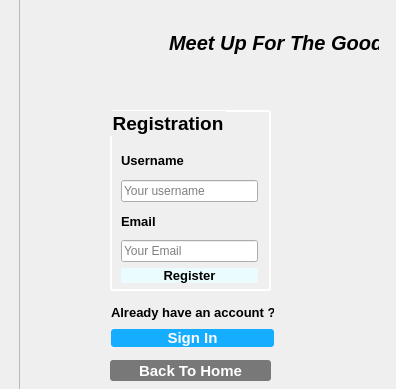
<?xml version="1.0" encoding="UTF-8"?>
<ui version="4.0">
 <class>MainWindow</class>
 <widget class="QMainWindow" name="MainWindow">
  <property name="geometry">
   <rect>
    <x>0</x>
    <y>0</y>
    <width>396</width>
    <height>389</height>
   </rect>
  </property>
  <property name="windowTitle">
   <string>Login Page</string>
  </property>
  <property name="windowIcon">
   <iconset resource="src.qrc">
    <normaloff>:/image/images/logo.png</normaloff>:/image/images/logo.png</iconset>
  </property>
  <property name="styleSheet">
   <string notr="true">
#centralwidget {
border-image: url(:/image/images/bg.jpg);

}</string>
  </property>
  <widget class="QWidget" name="centralwidget">
   <widget class="QWidget" name="widget_1" native="true">
    <property name="geometry">
     <rect>
      <x>160</x>
      <y>20</y>
      <width>228</width>
      <height>45</height>
     </rect>
    </property>
    <widget class="QLabel" name="header">
     <property name="geometry">
      <rect>
       <x>9</x>
       <y>9</y>
       <width>210</width>
       <height>27</height>
      </rect>
     </property>
     <property name="font">
      <font>
       <pointsize>15</pointsize>
       <italic>true</italic>
       <bold>true</bold>
      </font>
     </property>
     <property name="text">
      <string>Meet Up For The Good</string>
     </property>
    </widget>
   </widget>
   <widget class="QWidget" name="topPanel" native="true">
    <property name="geometry">
     <rect>
      <x>20</x>
      <y>0</y>
      <width>131</width>
      <height>80</height>
     </rect>
    </property>
    <property name="styleSheet">
     <string notr="true">#topPanel
{
border-image: url(:/image/images/logo.png);
}</string>
    </property>
   </widget>
   <widget class="QFrame" name="frame">
    <property name="geometry">
     <rect>
      <x>-1</x>
      <y>-1</y>
      <width>21</width>
      <height>391</height>
     </rect>
    </property>
    <property name="styleSheet">
     <string notr="true">#frame
{
border-image: url(:/images/jpg.jfif);
}</string>
    </property>
    <property name="frameShape">
     <enum>QFrame::StyledPanel</enum>
    </property>
    <property name="frameShadow">
     <enum>QFrame::Raised</enum>
    </property>
   </widget>
   <widget class="QGroupBox" name="registrationbox">
    <property name="geometry">
     <rect>
      <x>110</x>
      <y>110</y>
      <width>161</width>
      <height>181</height>
     </rect>
    </property>
    <property name="font">
     <font>
      <pointsize>14</pointsize>
      <bold>true</bold>
     </font>
    </property>
    <property name="styleSheet">
     <string notr="true">#registrationbox
{
border: 1.5px solid white;
border-radius: 3px;

}</string>
    </property>
    <property name="title">
     <string>Registration</string>
    </property>
    <widget class="QWidget" name="layoutWidget">
     <property name="geometry">
      <rect>
       <x>11</x>
       <y>37</y>
       <width>137</width>
       <height>136</height>
      </rect>
     </property>
     <layout class="QVBoxLayout" name="verticalLayout_5">
      <item>
       <layout class="QVBoxLayout" name="verticalLayout">
        <item>
         <widget class="QLabel" name="label_2">
          <property name="font">
           <font>
            <pointsize>10</pointsize>
            <bold>true</bold>
           </font>
          </property>
          <property name="text">
           <string>Username</string>
          </property>
         </widget>
        </item>
        <item>
         <widget class="QLineEdit" name="username">
          <property name="placeholderText">
           <string>Your username</string>
          </property>
         </widget>
        </item>
       </layout>
      </item>
      <item>
       <layout class="QVBoxLayout" name="verticalLayout_2">
        <item>
         <widget class="QLabel" name="label_4">
          <property name="font">
           <font>
            <pointsize>10</pointsize>
            <bold>true</bold>
           </font>
          </property>
          <property name="text">
           <string>Email</string>
          </property>
         </widget>
        </item>
        <item>
         <widget class="QLineEdit" name="email">
          <property name="placeholderText">
           <string>Your Email</string>
          </property>
         </widget>
        </item>
       </layout>
      </item>
      <item>
       <widget class="QPushButton" name="register_btn">
        <property name="font">
         <font>
          <pointsize>10</pointsize>
          <bold>true</bold>
         </font>
        </property>
        <property name="styleSheet">
         <string notr="true">#register_btn
{
border-radius: 2px;
background: rgb(235, 252, 255);
}
#register_btn:hover
{
background:rgb(233, 236, 255);
}</string>
        </property>
        <property name="text">
         <string>Register</string>
        </property>
       </widget>
      </item>
     </layout>
    </widget>
   </widget>
   <widget class="QWidget" name="layoutWidget">
    <property name="geometry">
     <rect>
      <x>111</x>
      <y>301</y>
      <width>163</width>
      <height>46</height>
     </rect>
    </property>
    <layout class="QVBoxLayout" name="verticalLayout_6">
     <item>
      <widget class="QLabel" name="label">
       <property name="font">
        <font>
         <pointsize>10</pointsize>
         <bold>true</bold>
        </font>
       </property>
       <property name="text">
        <string>Already have an account ?</string>
       </property>
      </widget>
     </item>
     <item>
      <widget class="QPushButton" name="signin">
       <property name="font">
        <font>
         <pointsize>11</pointsize>
         <bold>true</bold>
        </font>
       </property>
       <property name="styleSheet">
        <string notr="true">#signin
{
border:  solid white;
border-width: 0px;
border-radius: 3px;
background: rgb(20, 173, 255);
color: white
}
#signin:hover
{

background: rgb(33, 151, 255)

}</string>
       </property>
       <property name="text">
        <string>Sign In</string>
       </property>
      </widget>
     </item>
    </layout>
   </widget>
   <widget class="QPushButton" name="signin_2">
    <property name="geometry">
     <rect>
      <x>110</x>
      <y>360</y>
      <width>161</width>
      <height>21</height>
     </rect>
    </property>
    <property name="font">
     <font>
      <pointsize>11</pointsize>
      <bold>true</bold>
     </font>
    </property>
    <property name="styleSheet">
     <string notr="true">#signin_2
{
border:  solid white;
border-width: 0px;
border-radius: 3px;
background: rgb(120,120, 120);
color: white
}
#signin:hover
{

background: rgb(33, 151, 255)

}</string>
    </property>
    <property name="text">
     <string> Back To Home </string>
    </property>
   </widget>
  </widget>
 </widget>
 <resources>
  <include location="src.qrc"/>
 </resources>
 <connections/>
</ui>
